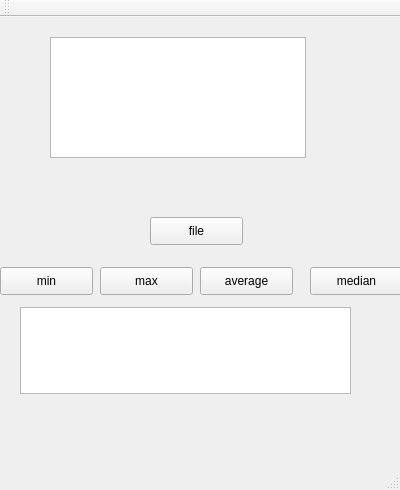
<?xml version="1.0" encoding="UTF-8"?>
<ui version="4.0">
 <class>MainWindow</class>
 <widget class="QMainWindow" name="MainWindow">
  <property name="geometry">
   <rect>
    <x>0</x>
    <y>0</y>
    <width>400</width>
    <height>490</height>
   </rect>
  </property>
  <property name="windowTitle">
   <string>MainWindow</string>
  </property>
  <widget class="QWidget" name="centralWidget">
   <widget class="QPushButton" name="pushButton">
    <property name="geometry">
     <rect>
      <x>150</x>
      <y>200</y>
      <width>93</width>
      <height>28</height>
     </rect>
    </property>
    <property name="text">
     <string>file</string>
    </property>
   </widget>
   <widget class="QTextBrowser" name="textBrowser">
    <property name="geometry">
     <rect>
      <x>50</x>
      <y>20</y>
      <width>256</width>
      <height>121</height>
     </rect>
    </property>
   </widget>
   <widget class="QPushButton" name="pushButton_2">
    <property name="geometry">
     <rect>
      <x>0</x>
      <y>250</y>
      <width>93</width>
      <height>28</height>
     </rect>
    </property>
    <property name="text">
     <string>min</string>
    </property>
   </widget>
   <widget class="QPushButton" name="pushButton_3">
    <property name="geometry">
     <rect>
      <x>100</x>
      <y>250</y>
      <width>93</width>
      <height>28</height>
     </rect>
    </property>
    <property name="text">
     <string>max</string>
    </property>
   </widget>
   <widget class="QPushButton" name="pushButton_4">
    <property name="geometry">
     <rect>
      <x>200</x>
      <y>250</y>
      <width>93</width>
      <height>28</height>
     </rect>
    </property>
    <property name="text">
     <string>average</string>
    </property>
   </widget>
   <widget class="QPushButton" name="pushButton_5">
    <property name="geometry">
     <rect>
      <x>310</x>
      <y>250</y>
      <width>93</width>
      <height>28</height>
     </rect>
    </property>
    <property name="text">
     <string>median</string>
    </property>
   </widget>
   <widget class="QTextEdit" name="textEdit">
    <property name="geometry">
     <rect>
      <x>20</x>
      <y>290</y>
      <width>331</width>
      <height>87</height>
     </rect>
    </property>
   </widget>
  </widget>
  <widget class="QMenuBar" name="menuBar">
   <property name="geometry">
    <rect>
     <x>0</x>
     <y>0</y>
     <width>400</width>
     <height>23</height>
    </rect>
   </property>
  </widget>
  <widget class="QToolBar" name="mainToolBar">
   <attribute name="toolBarArea">
    <enum>TopToolBarArea</enum>
   </attribute>
   <attribute name="toolBarBreak">
    <bool>false</bool>
   </attribute>
  </widget>
  <widget class="QStatusBar" name="statusBar"/>
 </widget>
 <layoutdefault spacing="6" margin="11"/>
 <resources/>
 <connections/>
</ui>
